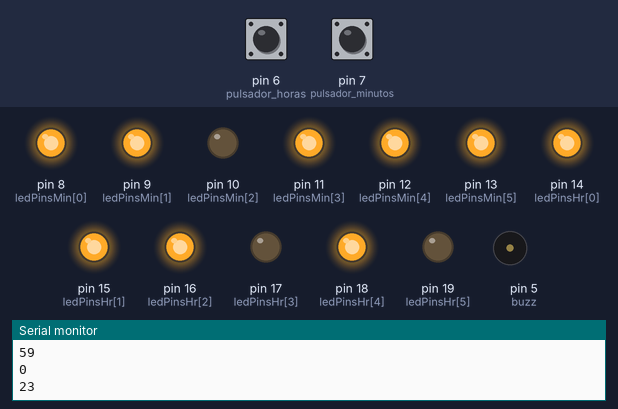
A sketch run on a simulated Arduino Uno, built with avr-gcc and run on an emulated ATmega328P. Shown: output pins drawn as LEDs (lit = HIGH), buzzer (waves = sounding), the last lines printed to the serial monitor. The inputs (shaded band) are chosen by the test bench; at power-on: pin 7 (pulsador_minutos) LOW, pin 6 (pulsador_horas) LOW. Pins used as bus, display or sensor lines are not drawn.

Above: at 2.8 s.
2.9 s: pin 7 (pulsador_minutos) pulled HIGH for 1.2 s
At 4.2 s:
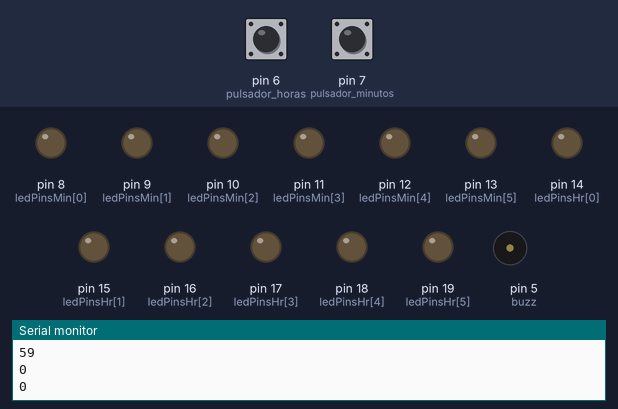
6.4 s: pin 6 (pulsador_horas) pulled HIGH for 3.2 s
At 10.1 s:
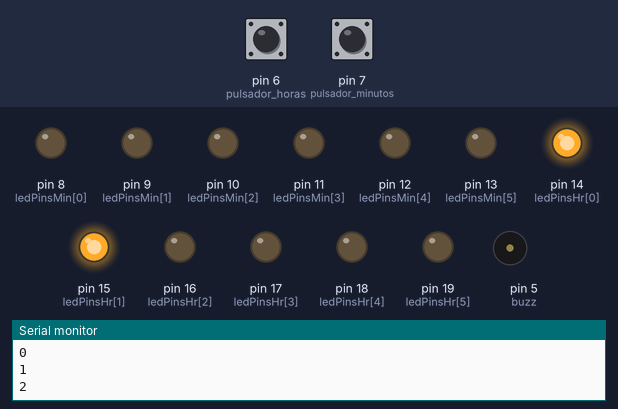
11.1 s: pin 6 (pulsador_horas) pulled HIGH for 1.2 s
At 13.4 s:
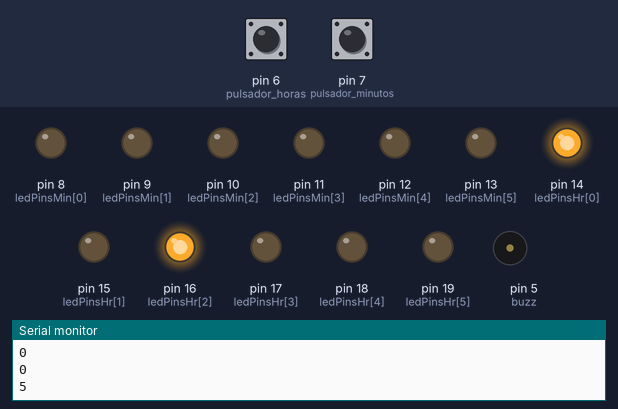
13.8 s: pin 7 (pulsador_minutos) pulled HIGH for 1.2 s
At 15.1 s:
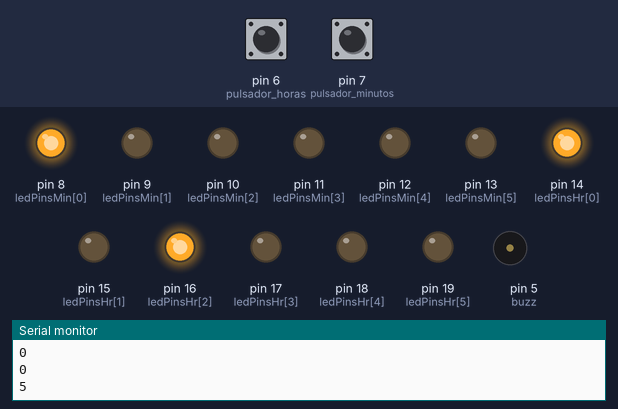
16.5 s: pin 6 (pulsador_horas) pulled HIGH for 1.2 s
At 18.6 s:
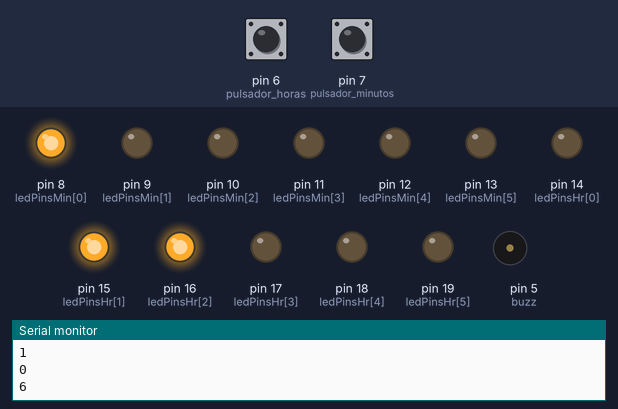
19.2 s: pin 7 (pulsador_minutos) pulled HIGH for 3.2 s
At 23.7 s:
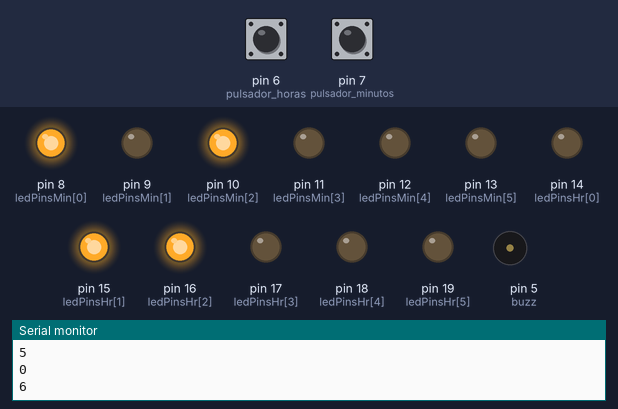
Timing chart, 0 to 24.9 s (numbered marks = the images above; inputs shaded):
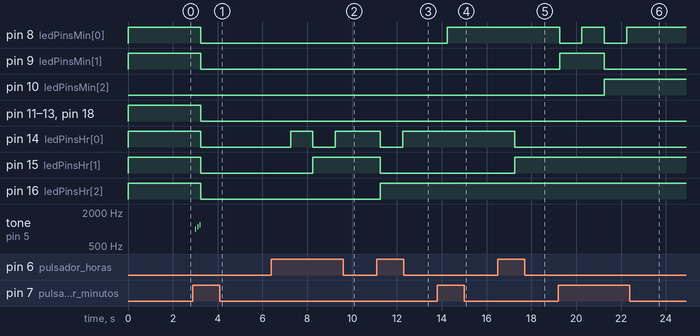

Measured:
- after the input at 2.9 s, pin 8 (ledPinsMin[0]), pin 9 (ledPinsMin[1]): HIGH → LOW after 0.35 s
- after the input at 6.4 s, pin 14 (ledPinsHr[0]): LOW → HIGH after 0.85 s, → LOW 1.0 s later, → HIGH 1.0 s later; pin 15 (ledPinsHr[1]): LOW → HIGH after 1.9 s
- after the input at 11.1 s, pin 14 (ledPinsHr[0]): HIGH → LOW after 0.15 s, → HIGH 1.0 s later; pin 15 (ledPinsHr[1]): HIGH → LOW after 0.15 s; pin 16 (ledPinsHr[2]): LOW → HIGH after 0.15 s
- after the input at 13.8 s, pin 8 (ledPinsMin[0]): LOW → HIGH after 0.46 s
- after the input at 16.5 s, pin 14 (ledPinsHr[0]): HIGH → LOW after 0.76 s; pin 15 (ledPinsHr[1]): LOW → HIGH after 0.76 s
- after the input at 19.2 s, pin 8 (ledPinsMin[0]): alternates HIGH for 1.0 s and LOW for 1.0 s, 4 changes in all, then stays HIGH, starting after 0.06 s; pin 9 (ledPinsMin[1]): LOW → HIGH after 0.06 s, → LOW 2.0 s later; pin 10 (ledPinsMin[2]): LOW → HIGH after 2.1 s

The sketch:

Reloj_binario.ino
```cpp
// 24Hs Reloj Binario con segundero Arduino ATMEGA328p.  Arduino 24h Binary Clock with Seconds. (17 LEDs total)


// pins 2 - 13  son los tipicos pins pwm. / are the regular digital pwm pins.
int ledPinsSec[] = {0, 0, 0, 0, 0, 0};
int ledPinsMin[] = {8, 9, 10, 11, 12, 13};

// pins 14 - 20 son los pins analogicos. / are the analog pins.   0 - 5  son usados como pins pwm digitales. / used as digital pwm pins
int ledPinsHr[] = {14, 15, 16, 17, 18, 19};

//Seteo de tiempo de inicio / set Start time here
int countS = 0;   // Seconds
int countM = 59;  // Minutes
int countH = 23;  // Hours


int buzz = 5;


int pulsador_minutos = 7;
int pulsador_horas = 6;

int estado_minutos = 0;
int estado_horas = 0;

int estado_buzz = 0;

byte countSec;
byte countMin;
byte countHr;
#define nBitsSec sizeof(ledPinsSec)/sizeof(ledPinsSec[0])
#define nBitsMin sizeof(ledPinsMin)/sizeof(ledPinsMin[0])
#define nBitsHr sizeof(ledPinsHr)/sizeof(ledPinsHr[0])


void setup(void)
{

Serial.begin(9600);
pinMode(pulsador_minutos, INPUT);
pinMode(pulsador_horas, INPUT);
pinMode(buzz, OUTPUT);


  for (byte i = 0; i < nBitsSec; i++) {
    pinMode(ledPinsSec[i], OUTPUT);
  }

  for (byte i = 0; i < nBitsMin; i++) {
    pinMode(ledPinsMin[i], OUTPUT);
  }

  for (byte i = 0; i < nBitsHr; i++) {
    pinMode(ledPinsHr[i], OUTPUT);
  }
}

// ----- Main Routine -------------------------------------------------

void loop(void)
{

//minutos = digitalRead(pulsador_minutos);
estado_horas = digitalRead(pulsador_horas);
estado_minutos = digitalRead(pulsador_minutos);
estado_buzz = digitalRead(buzz);

if ((estado_minutos == HIGH) && (estado_horas == HIGH ))  {

        countH = 0;
        countM = 0;
        countS = 0;
}


//Serial.println(estado_minutos);
Serial.println(countM);
if ((estado_minutos  == HIGH) && (estado_horas == LOW))

{
  countM  ++ ;
  countS = 0;
  estado_minutos = 0;

     if (countM > 59)
    {
      countM = 0;
      countH = (countH + 1);
      tone(buzz, 1000);
      delay(50);
      noTone(buzz);
      delay(50);
      tone(buzz, 1100);
      delay(50);
      noTone(buzz);
      delay(50);
      tone(buzz, 1200);
      delay(50);
      noTone(buzz);


      if (countH > 23)
      {
        countH = 0;
        countM = 0;
        countS = 0;
      }
    }
}
Serial.println(estado_horas);
Serial.println(countH);

if ((estado_horas  == HIGH) && (estado_minutos == LOW))

{
 countH  ++ ;
  //countM = 0;
  estado_horas = 0;
   if (countH > 23)
      {
        countH = 0;
        countM = 0;
        countS = 0;
      }

}


  countS = (countS + 1);
  if (countS > 59)
  {
    countS = 0;
    countM = (countM + 1);

    if (countM > 59)
    {
      countM = 0;
      countH = (countH + 1);
        tone(buzz, 1000);
      delay(50);
      noTone(buzz);
      delay(50);
      tone(buzz, 1100);
      delay(50);
      noTone(buzz);
      delay(50);
      tone(buzz, 1200);
      delay(50);
      noTone(buzz);

      if (countH > 23)
      {
        countH = 0;
        countM = 0;
        countS = 0;
      }
    }
  }

  dispBinarySec(countS);
  dispBinaryMin(countM);
  dispBinaryHr(countH);


  delay(1000);   // 1000 milisegundos = aproximado 1 segundo de delay / milliseconds = approx. 1 second delay
  // AJUSTABLE PARA MAS RAPIDO O LENTO FUNCIONAMIENTO DEL RELOJ EN MILISEGUNDOS. / ADJUST for fast or slow running clock here, in milliseconds.


}

// ----- Subroutines ---------------------------------------------------

void dispBinarySec(byte nSec)
{
  for (byte i = 0; i < nBitsSec; i++) {
    digitalWrite(ledPinsSec[i], nSec & 1);
    nSec /= 2;
  }
}

void dispBinaryMin(byte nMin)
{
  for (byte i = 0; i < nBitsMin; i++) {
    digitalWrite(ledPinsMin[i], nMin & 1);
    nMin /= 2;
  }
}

void dispBinaryHr(byte nHr)
{
  for (byte i = 0; i < nBitsHr; i++) {
    digitalWrite(ledPinsHr[i], nHr & 1);
    nHr /= 2;
  }
}
```
